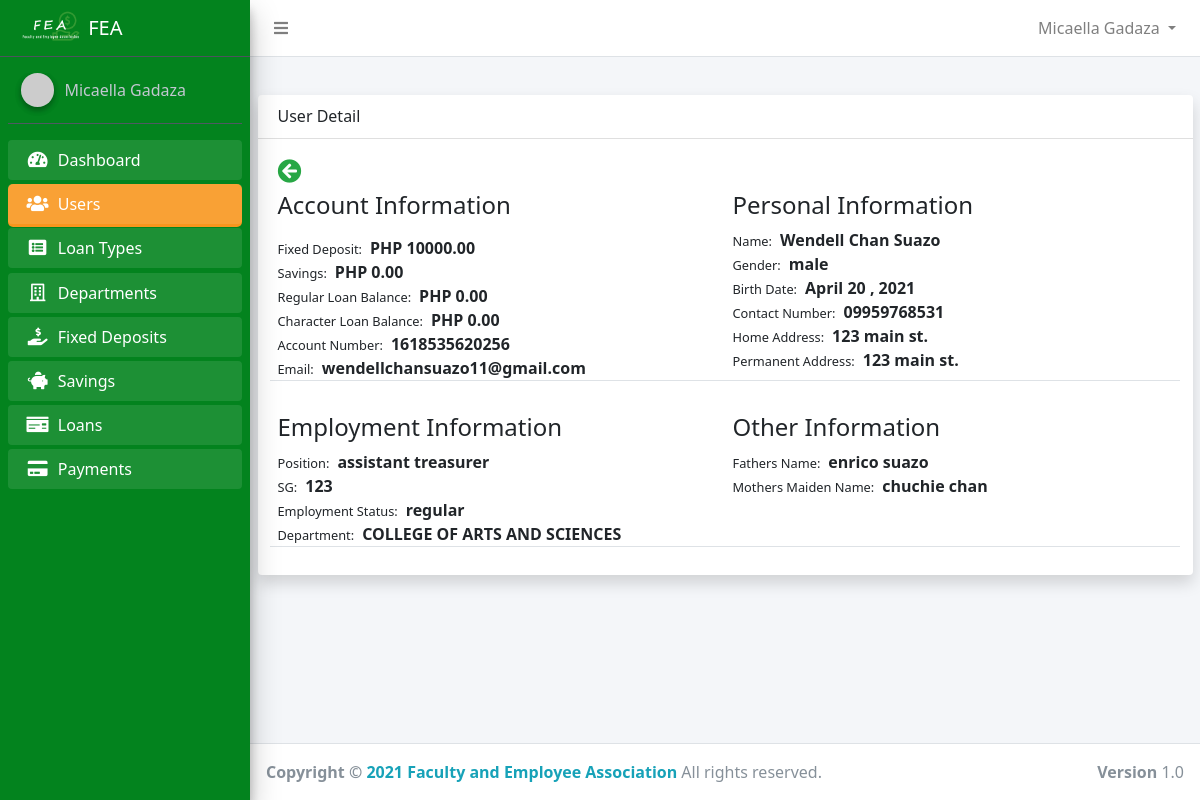
Page /admin/admin_user_detail.php?id=63 (signed in) on the earlier database version.
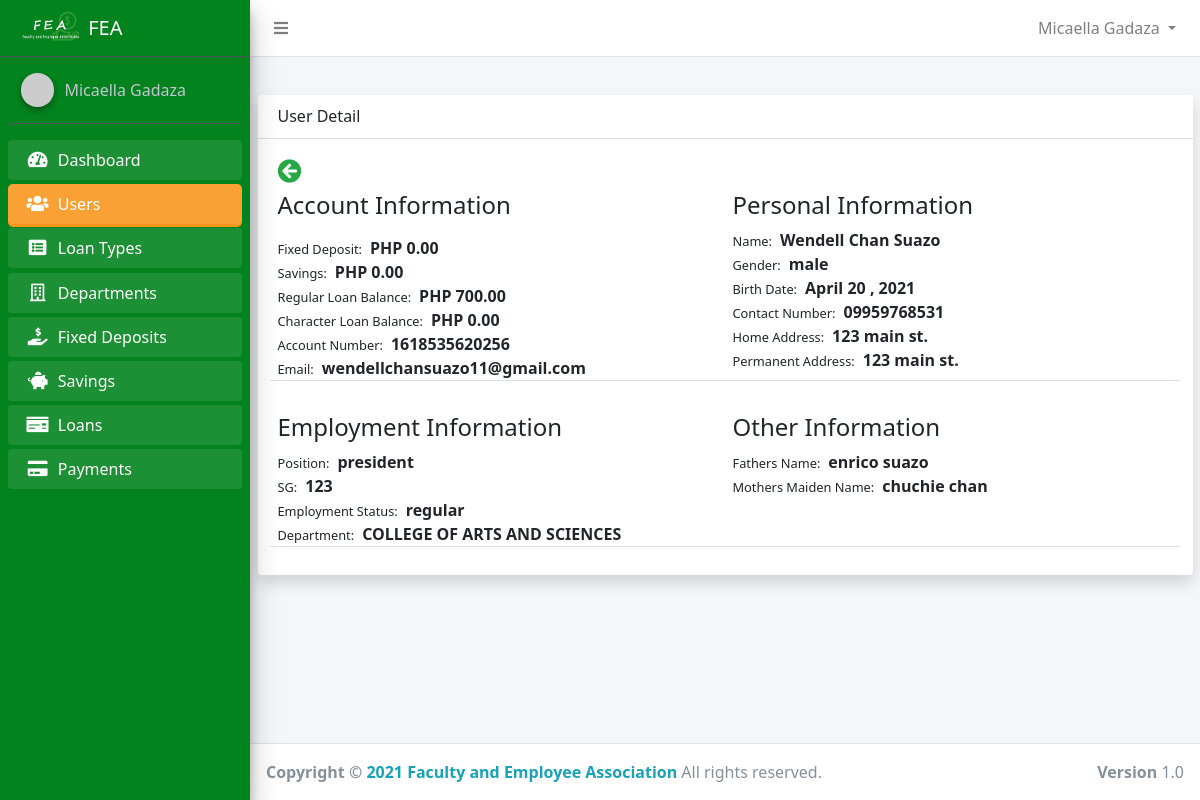
Same page on the later database version.
### tables this page shows
CREATE TABLE `users` (
  `id` int(11) NOT NULL,
  `account_number` varchar(50) NOT NULL,
  `firstname` varchar(50) NOT NULL,
  `middlename` varchar(50) NOT NULL,
  `lastname` varchar(50) NOT NULL,
  `home_address` varchar(255) NOT NULL,
  `permanent_address` varchar(255) NOT NULL,
  `gender` varchar(50) NOT NULL,
  `birth_date` varchar(255) DEFAULT NULL,
  `contact_number` varchar(50) NOT NULL,
  `email` varchar(50) NOT NULL,
  `password` varchar(50) NOT NULL,
  `position_id` int(11) DEFAULT NULL,
  `sg` int(11) NOT NULL,
  `employment_status` varchar(50) NOT NULL,
  `department_id` int(11) NOT NULL,
  `name_of_spouse` varchar(100) NOT NULL,
  `fathers_name` varchar(100) NOT NULL,
  `mothers_maiden_name` varchar(50) NOT NULL,
  `beneficiary` varchar(255) NOT NULL,
  `paid_membership` tinyint(1) NOT NULL DEFAULT 0,
  `active` tinyint(1) NOT NULL DEFAULT 0,
  `reason1` text DEFAULT NULL,
  `reason2` text DEFAULT NULL,
  `reason3` text DEFAULT NULL,
  `created_at` timestamp NOT NULL DEFAULT current_timestamp()
);

CREATE TABLE `positions` (
  `id` int(11) NOT NULL,
  `name` varchar(50) NOT NULL
);

CREATE TABLE `departments` (
  `id` int(11) NOT NULL,
  `name` varchar(50) NOT NULL
);

### app/config/config.php (called while the page is built, shortened)
<?php
class Connection
{
    public $conn;
    public function __construct()
    {
        try {
            $dsn = 'mysql:host=' . HOST . ';dbname=' . DB_NAME;
            $this->conn = new PDO($dsn, USERNAME, PASSWORD);
            $this->conn->setAttribute(PDO::ATTR_DEFAULT_FETCH_MODE, PDO::FETCH_OBJ);
            $this->conn->setAttribute(PDO::ATTR_EMULATE_PREPARES, false);
        } catch (PDOException $e) {
            echo "Error!: " . $e->getMessage() . "<br/>";
            die();
        }
        return $this->conn;
    }
}

### app/controllers/admin/UserController.php (called while the page is built, shortened)
<?php
class AdminUser extends Connection
{
    public function getPosition($id)
    {
        $sql = "SELECT * FROM positions WHERE id=:id";
        $stmt = $this->conn->prepare($sql);
        $stmt->execute(['id' => $id]);
        $position = $stmt->fetch();
        if ($position->name) {
            return $position->name;
        }
    }
    public function getUserDeposit($id)
    {
        $sql = "SELECT * FROM fixed_deposits WHERE user_id=:id";
        $stmt = $this->conn->prepare($sql);
        $stmt->execute(['id' => $id]);
        $deposits = $stmt->fetchAll();
        $total = 0;
        foreach ($deposits as $deposit) {
            $total += $deposit->amount;
        }
        return $total;
    }
    public function getUserRegularLoans($id)
    {
        $status = 'active';
        $type = 1;
        $sql = "SELECT * FROM loans WHERE user_id=:id AND status=:status AND loan_type_id=:type";
        $stmt = $this->conn->prepare($sql);
        $stmt->execute(['id' => $id, 'status' => $status, 'type' => $type]);
        $loans = $stmt->fetchAll();
        $total = 0;
        foreach ($loans as $loan) {
            $total += $loan->total_amount;
        }
        return $total;
    }
    public function getUser($id)
    {
        $sql = "SELECT * FROM users WHERE id=:id";
        $stmt = $this->conn->prepare($sql);
        $stmt->execute(['id' => $id]);
        $user = $stmt->fetch();
        return $user;
    }
    public function getDepartment($id)
    {
        $sql = "SELECT * FROM departments WHERE id=:id";
        $stmt = $this->conn->prepare($sql);
        $stmt->execute(['id' => $id]);
        $department = $stmt->fetch();
        return $department;
    }
}

### app/helpers/showPrice.php (called while the page is built)
<?php
function formatDecimal($num)
{
    return  number_format((float)$num, 2, '.', '');
}

### app/helpers/formatDate.php (called while the page is built, shortened)
<?php
function shortDate($date)
{
    $d = new DateTime($date);
    return $d->format("F j \, Y ");
}

### admin/admin_user_detail.php (the view, shortened to what the changed rows need)
<?php
require_once '../core.php';
require_once  '../app/includes/admin/header.php';
$adminUser = new AdminUser();
if (isset($_GET['id'])) {
    $user = $adminUser->getUser($_GET['id']);
    $total_amount = $adminUser->getUserDeposit($_GET['id']);
    $total_regular_loan_balance = formatDecimal($adminUser->getUserRegularLoans($_GET['id']));
} else {
    redirect('admin_users.php');
}
?>
<div class="container">
    <div class="card shadow">
        <div class="card-body">
            <div class="row">
                <div class="col-md-6 border-bottom mb-2">
                    <h2 class="font-weight-normal mb-2 mb-3">Account Information</h2>
                    <p><small class="mr-2">Fixed Deposit:</small><b>PHP <?php echo formatDecimal($total_amount) ?></b></p>
                    <p><small class="mr-2">Regular Loan Balance:</small><b>PHP <?php echo $total_regular_loan_balance ?></b></p>
                    <p><small class="mr-2">Account Number:</small><b><?php echo $user->account_number ?></b></p>
                    <p><small class="mr-2">Email:</small><b><?php echo $user->email ?></b></p>
                </div>
                <div class="col-md-6 border-bottom mb-2">
                    <h2 class="font-weight-normal mb-2">Personal Information</h2>
                    <p><small class="mr-2">Name:</small><b><?php echo ucfirst($user->firstname) . ' ' . ucfirst($user->middlename) . ' ' . ucfirst($user->lastname) ?></b></p>
                    <p><small class="mr-2">Gender:</small><b><?php echo $user->gender ?></b></p>
                    <p><small class="mr-2">Birth Date:</small><b><?php echo shortDate($user->birth_date) ?></b></p>
                    <p><small class="mr-2">Contact Number:</small><b><?php echo $user->contact_number ?></b></p>
                    <p><small class="mr-2">Home Address:</small><b><?php echo $user->home_address ?></b></p>
                    <p><small class="mr-2">Permanent Address:</small><b><?php echo $user->permanent_address ?></b></p>
                </div>
            </div>
            <div class="row mt-4">
                <div class="col-md-6 border-bottom mb-2">
                    <h2 class="font-weight-normal mb-2">Employment Information</h2>
                    <p><small class="mr-2">Position:</small><b><?php echo $adminUser->getPosition($user->position_id) ?></b></p>
                    <p><small class="mr-2">SG:</small><b><?php echo $user->sg ?></b></p>
                    <p><small class="mr-2">Employment Status:</small><b><?php echo $user->employment_status ?></b></p>
                    <p><small class="mr-2">Department:</small><b><?php echo $adminUser->getDepartment($user->department_id)->name ?></b></p>
                </div>
                <div class="col-md-6 border-bottom mb-2">
                    <h2 class="font-weight-normal mb-2">Other Information</h2>
                    <p><small class="mr-2">Fathers Name:</small><b><?php echo $user->fathers_name ?></b></p>
                    <p><small class="mr-2">Mothers Maiden Name:</small><b><?php echo $user->mothers_maiden_name ?></b></p>
                </div>
            </div>
        </div>
    </div>
</div>
</div>
<?php require_once BASE . '/app/includes/admin/footer.php' ?>

Differences in the rows shown:
changed users "wendellchansuazo11@gmail.com": position.name "assistant treasurer" → "president"
Other differences:
formatDecimal($total_amount): "10000.00" → "0.00"
$total_regular_loan_balance: "0.00" → "700.00"
